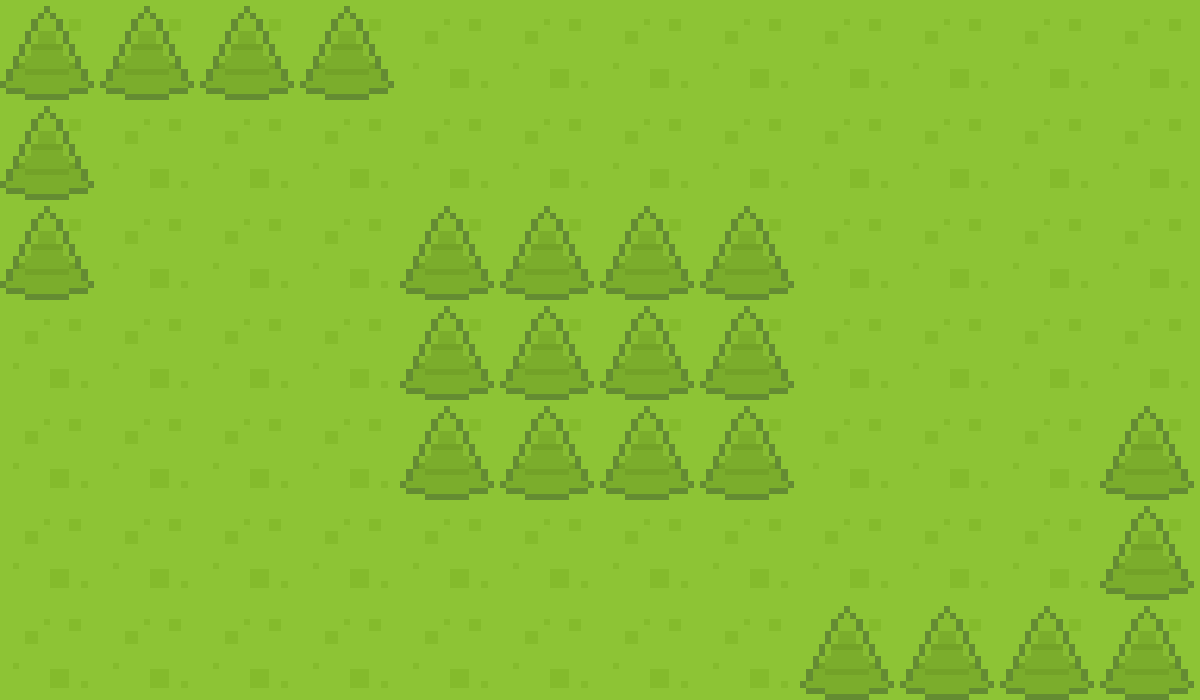

A 2D game scene composited from a Tiled map and its tileset images. What follows is a short description and the map's XML, with every tile layer's data as written:
An orthogonal 12x7 tile map with 100x100 px tiles, 2 tile layers (Grass, Obstacles).

<map version="1.10" tiledversion="1.11.0" orientation="orthogonal" renderorder="right-down" width="12" height="7" tilewidth="100" tileheight="100" infinite="0" nextlayerid="3" nextobjectid="1">
 <editorsettings>
  <export target="map1.json" format="json" />
 </editorsettings>
 <tileset firstgid="1" name="spritesheetmap1" tilewidth="100" tileheight="100" tilecount="6" columns="2">
  <image source="spritesheetmap1.png" width="200" height="300" />
 </tileset>
 <layer id="1" name="Grass" width="12" height="7">
  <data encoding="csv">
1,1,1,1,1,1,1,1,1,1,1,1,
1,1,1,1,1,1,1,1,1,1,1,1,
1,1,1,1,1,1,1,1,1,1,1,1,
1,1,1,1,1,1,1,1,1,1,1,1,
1,1,1,1,1,1,1,1,1,1,1,1,
1,1,1,1,1,1,1,1,1,1,1,1,
1,1,1,1,1,1,1,1,1,1,1,1
</data>
 </layer>
 <layer id="2" name="Obstacles" width="12" height="7">
  <data encoding="csv">
2,2,2,2,0,0,0,0,0,0,0,0,
2,0,0,0,0,0,0,0,0,0,0,0,
2,0,0,0,2,2,2,2,0,0,0,0,
0,0,0,0,2,2,2,2,0,0,0,0,
0,0,0,0,2,2,2,2,0,0,0,2,
0,0,0,0,0,0,0,0,0,0,0,2,
0,0,0,0,0,0,0,0,2,2,2,2
</data>
 </layer>
</map>